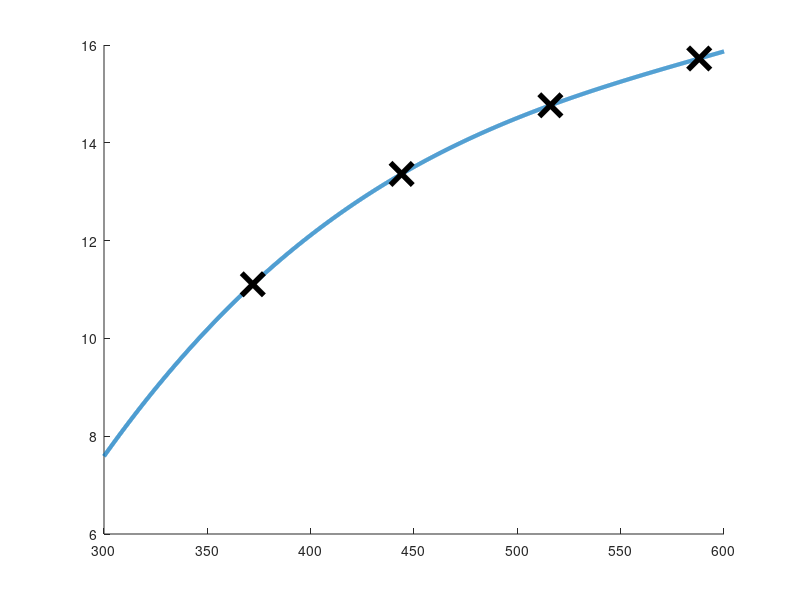

Here is the MATLAB script that generated this plot: (Note: this script raises an error after producing the figure.)
% Load data
data = load("specheat_data.mat")
C = data.Cj
D = data.Dj
T = data.Tj

% X axis range for plotting
t_range = 300:0.1:600

%%%%%%%%%%%%%%%%%%%%% Q1 %%%%%%%%%%%%%%%%%%%%%

% Corresponding data points
x = T([6:6:24]).'
y = C([6:6:24]).'

% Form the Vandermonde matrix
n = length(x);
Vand = ones(n,n);
for i = 1:n
    Vand(:,i) = (x.^(n-i));
end

% Solve
coeffs = Vand \ y

% Plot
figure(1); hold on
plot(t_range, polyval(coeffs, t_range), 'LineWidth',3)
plot(x,y,'kx','MarkerSize',16,'LineWidth',4)

%%%%%%%%%%%%%%%%%%%%% Q2 %%%%%%%%%%%%%%%%%%%%%

% Corresponding data points
% y2's are the coefficients
x2 = T([3:3:24]).'
y2 = C([3:3:24]).'

% Using Barycentric form 
pval = barycentric_interpolate(x2,y2,t_range)

% Plot
figure(2); hold on
plot(t_range,pval,'LineWidth',3)
plot(x2,y2,'kx','MarkerSize',16,'LineWidth',4)

%%%%%%%%%%%%%%%%%%%%% Q3 %%%%%%%%%%%%%%%%%%%%%

% Corresponding data points
x3 = T([8:8:24]).'
y3 = C([8:8:24]).'
d3 = D([8:8:24]).'

n = length(x3);

% Concatenate
y_with_der = [y3.' d3.'].'

% Form the Vandermonde-like matrix for Hermite interpolation
for i = 1:n
    for j = 1:(2*n)
        temp(j) = (x3(i).^(j-1))
        temp2(j) = ((x3(i).^(j-2)))
    end
    Herm(i,:) = temp 
    Herm(i+n,:) = temp2 .* [0:5]
end

% Solve
coeffs3 = Herm \ y_with_der
% Reverse the coeffs
coeffs3 = coeffs3(end:-1:1)

% Plot
figure(3); hold on
% polyval gives the desired polynomial
plot(t_range, polyval(coeffs3, t_range),'LineWidth',3)
plot(x3,y3,'kx','MarkerSize',16,'LineWidth',4)

figure(4); hold on
% polyder gives the derivative
plot(t_range, polyval(polyder(coeffs3), t_range),'LineWidth',3)
plot(x3,d3,'kx','MarkerSize',16,'LineWidth',4)

%%%%%%%%%%%%%%%%%%%%% Q4 %%%%%%%%%%%%%%%%%%%%%

% Corresponding data points
x4 = T([1:5:end]).'
y4 = C([1:5:end]).'
d4 = D([1:5:end]).'

% Repeat every element
x4_rep = repelem(x4,2)
y4_rep = repelem(y4,2)
d4_rep = repelem(d4,2)

% Form the divided difference table
[coeffs4, table] = divdif(x4_rep, y4_rep, d4_rep)

% Plot
figure(5); hold on
plot(t_range, evalnewt(t_range, x4_rep, coeffs4), 'LineWidth',3)
plot(x4,y4,'kx','MarkerSize',16,'LineWidth',4)
 
% New X axis range for the dimension match 
t_range2 = 300:0.1:599.9

% Plot
figure(6); hold on
p = polyfit(t_range,evalnewt(t_range, x4_rep, coeffs4),9)
plot(t_range2, polyval(polyder(p), t_range2),'LineWidth',3) 
plot(x4,d4,'kx','MarkerSize',16,'LineWidth',4)

%%%%%%%%%%%%%%%%% Functions %%%%%%%%%%%%%%%%%%

function pval = barycentric_interpolate(xj,yj,x)

n = length(xj);

% (1) construction
 
for j = 1:n
    weight = 1;
    for k = 1:n
        if (k ~= j)
            weight = weight*(xj(j) - xj(k));
        end
    end
    
    w(j) = 1/weight;
    yw(j) = yj(j)*w(j);
end

% (2) evaluation

p = length(x);

num = zeros(1,p);
denom = zeros(1,p);
for j = 1:n
    temp = w(j)./(x-xj(j));
    num = num + yj(j)*temp;
    denom = denom + temp;
end

pval = num./denom;

return
end

function pval = evalnewt(x,xj,coef)

k = length(x);
np1 = length(xj);

pval = coef(np1)*ones(1,k);
for j = np1-1:-1:1
    pval = pval.*(x - xj(j)) + coef(j);
end
return;
end

function [coef,table] = divdif(xj,yj,dj)
%
% function [coef,table] = divdif(xi,yi)
%
% Construct a divided difference table based on data points (xi, yi).
% Upon return, the Newton interpolation coefficients are in coef

np1 = length(xj); n = np1-1;

table = zeros(np1,np1);
table(1:np1,1) = yj;

for k = 2:np1
    for j = k:np1
        % forms f[x_{j-k+1}, ... , x_j]
        if (k==2) & rem(j,2) == 0
            table(j,k) = dj(j)
        else
            table(j,k) = (table(j,k-1) - table(j-1,k-1)) / (xj(j) - xj(j-k+1));
        end
    end
end

coef = diag(table);

return;
end

% Final version